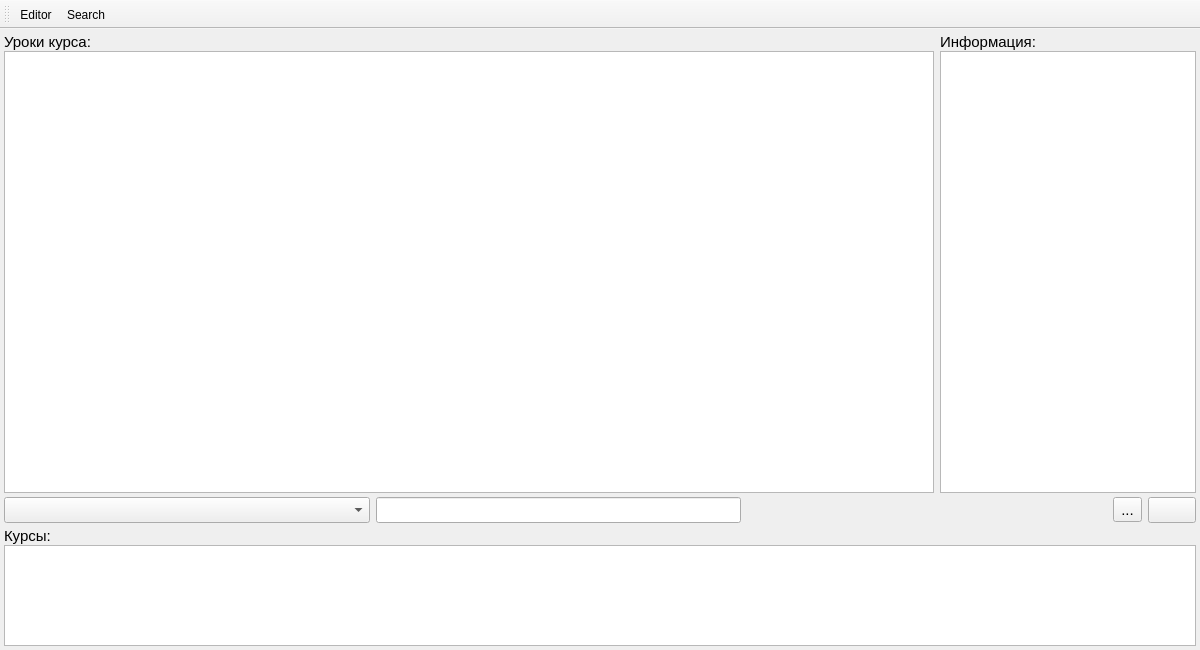
<?xml version="1.0" encoding="UTF-8"?>
<ui version="4.0">
 <class>MainWindow</class>
 <widget class="QMainWindow" name="MainWindow">
  <property name="geometry">
   <rect>
    <x>0</x>
    <y>0</y>
    <width>1200</width>
    <height>650</height>
   </rect>
  </property>
  <property name="windowTitle">
   <string>MainWindow</string>
  </property>
  <widget class="QWidget" name="centralWidget">
   <layout class="QVBoxLayout" name="verticalLayout_4">
    <property name="spacing">
     <number>4</number>
    </property>
    <property name="leftMargin">
     <number>4</number>
    </property>
    <property name="topMargin">
     <number>4</number>
    </property>
    <property name="rightMargin">
     <number>4</number>
    </property>
    <property name="bottomMargin">
     <number>4</number>
    </property>
    <item>
     <layout class="QHBoxLayout" name="horizontalLayout_2">
      <item>
       <layout class="QVBoxLayout" name="verticalLayout_3">
        <property name="spacing">
         <number>0</number>
        </property>
        <item>
         <widget class="QLabel" name="label_2">
          <property name="font">
           <font>
            <pointsize>11</pointsize>
           </font>
          </property>
          <property name="text">
           <string>Уроки курса:</string>
          </property>
         </widget>
        </item>
        <item>
         <widget class="QTableView" name="tableView">
          <property name="font">
           <font>
            <pointsize>11</pointsize>
           </font>
          </property>
         </widget>
        </item>
       </layout>
      </item>
      <item>
       <layout class="QVBoxLayout" name="verticalLayout_2">
        <property name="spacing">
         <number>0</number>
        </property>
        <item>
         <widget class="QLabel" name="label_3">
          <property name="font">
           <font>
            <pointsize>11</pointsize>
           </font>
          </property>
          <property name="text">
           <string>Информация:</string>
          </property>
         </widget>
        </item>
        <item>
         <widget class="QTextBrowser" name="edtText">
          <property name="sizePolicy">
           <sizepolicy hsizetype="Preferred" vsizetype="Expanding">
            <horstretch>0</horstretch>
            <verstretch>0</verstretch>
           </sizepolicy>
          </property>
          <property name="font">
           <font>
            <pointsize>11</pointsize>
           </font>
          </property>
          <property name="readOnly">
           <bool>true</bool>
          </property>
          <property name="html">
           <string>&lt;!DOCTYPE HTML PUBLIC &quot;-//W3C//DTD HTML 4.0//EN&quot; &quot;http://www.w3.org/TR/REC-html40/strict.dtd&quot;&gt;
&lt;html&gt;&lt;head&gt;&lt;meta name=&quot;qrichtext&quot; content=&quot;1&quot; /&gt;&lt;style type=&quot;text/css&quot;&gt;
p, li { white-space: pre-wrap; }
&lt;/style&gt;&lt;/head&gt;&lt;body style=&quot; font-family:'MS Shell Dlg 2'; font-size:11pt; font-weight:400; font-style:normal;&quot;&gt;
&lt;p style=&quot;-qt-paragraph-type:empty; margin-top:0px; margin-bottom:0px; margin-left:0px; margin-right:0px; -qt-block-indent:0; text-indent:0px; font-size:12pt;&quot;&gt;&lt;br /&gt;&lt;/p&gt;&lt;/body&gt;&lt;/html&gt;</string>
          </property>
          <property name="openExternalLinks">
           <bool>true</bool>
          </property>
         </widget>
        </item>
       </layout>
      </item>
     </layout>
    </item>
    <item>
     <layout class="QHBoxLayout" name="horizontalLayout">
      <item>
       <widget class="QComboBox" name="cbxLan">
        <property name="sizePolicy">
         <sizepolicy hsizetype="Expanding" vsizetype="Fixed">
          <horstretch>0</horstretch>
          <verstretch>0</verstretch>
         </sizepolicy>
        </property>
        <property name="font">
         <font>
          <pointsize>11</pointsize>
         </font>
        </property>
       </widget>
      </item>
      <item>
       <widget class="QLineEdit" name="edtPattern">
        <property name="font">
         <font>
          <pointsize>11</pointsize>
         </font>
        </property>
       </widget>
      </item>
      <item>
       <spacer name="horizontalSpacer">
        <property name="orientation">
         <enum>Qt::Horizontal</enum>
        </property>
        <property name="sizeHint" stdset="0">
         <size>
          <width>40</width>
          <height>20</height>
         </size>
        </property>
       </spacer>
      </item>
      <item>
       <widget class="QToolButton" name="btnExportToJSON">
        <property name="font">
         <font>
          <pointsize>11</pointsize>
         </font>
        </property>
        <property name="text">
         <string>...</string>
        </property>
        <property name="icon">
         <iconset>
          <normalon>:/images/json.png</normalon>
         </iconset>
        </property>
       </widget>
      </item>
      <item>
       <widget class="QPushButton" name="btnFont">
        <property name="font">
         <font>
          <pointsize>11</pointsize>
         </font>
        </property>
        <property name="toolTip">
         <string extracomment="Шрифт"/>
        </property>
        <property name="text">
         <string/>
        </property>
        <property name="icon">
         <iconset>
          <normalon>:/images/font.png</normalon>
         </iconset>
        </property>
        <property name="iconSize">
         <size>
          <width>23</width>
          <height>23</height>
         </size>
        </property>
       </widget>
      </item>
     </layout>
    </item>
    <item>
     <layout class="QVBoxLayout" name="verticalLayout">
      <property name="spacing">
       <number>0</number>
      </property>
      <item>
       <widget class="QLabel" name="label">
        <property name="font">
         <font>
          <pointsize>11</pointsize>
         </font>
        </property>
        <property name="text">
         <string>Курсы:</string>
        </property>
       </widget>
      </item>
      <item>
       <widget class="QListWidget" name="lstCourses">
        <property name="sizePolicy">
         <sizepolicy hsizetype="Expanding" vsizetype="Preferred">
          <horstretch>0</horstretch>
          <verstretch>0</verstretch>
         </sizepolicy>
        </property>
        <property name="maximumSize">
         <size>
          <width>16777215</width>
          <height>101</height>
         </size>
        </property>
        <property name="font">
         <font>
          <pointsize>11</pointsize>
         </font>
        </property>
       </widget>
      </item>
     </layout>
    </item>
   </layout>
  </widget>
  <widget class="QMenuBar" name="menuBar">
   <property name="geometry">
    <rect>
     <x>0</x>
     <y>0</y>
     <width>1200</width>
     <height>21</height>
    </rect>
   </property>
  </widget>
  <widget class="QToolBar" name="mainToolBar">
   <attribute name="toolBarArea">
    <enum>TopToolBarArea</enum>
   </attribute>
   <attribute name="toolBarBreak">
    <bool>false</bool>
   </attribute>
   <addaction name="actionEditor"/>
   <addaction name="actionSearch"/>
  </widget>
  <action name="actionEditor">
   <property name="icon">
    <iconset resource="../../bin/img.qrc">
     <normaloff>:/images/editor.png</normaloff>:/images/editor.png</iconset>
   </property>
   <property name="text">
    <string>Editor</string>
   </property>
  </action>
  <action name="actionSearch">
   <property name="icon">
    <iconset resource="../../bin/img.qrc">
     <normaloff>:/images/search.png</normaloff>:/images/search.png</iconset>
   </property>
   <property name="text">
    <string>Search</string>
   </property>
   <property name="toolTip">
    <string>Поиск</string>
   </property>
   <property name="shortcut">
    <string>Ctrl+S</string>
   </property>
  </action>
  <action name="actionExportToJSON">
   <property name="icon">
    <iconset resource="../../bin/img.qrc">
     <normaloff>:/images/json.png</normaloff>:/images/json.png</iconset>
   </property>
   <property name="text">
    <string>ExportToJSON</string>
   </property>
   <property name="toolTip">
    <string>Экспорт в JSON</string>
   </property>
  </action>
 </widget>
 <layoutdefault spacing="6" margin="11"/>
 <resources>
  <include location="../../bin/img.qrc"/>
 </resources>
 <connections/>
</ui>
